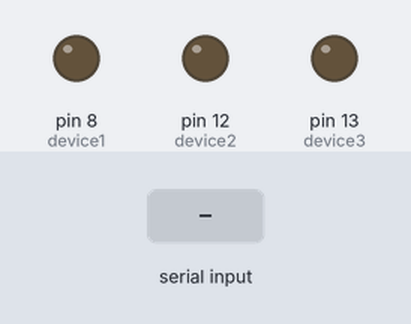
Recording of a sketch running on a simulated Arduino Uno, built with avr-gcc and run on an emulated ATmega328P. Parts: output pins drawn as LEDs (lit = HIGH). Inputs (shaded band) come from the test bench. What the sketch prints to the serial monitor is not drawn.

Above: at 1.2 s.
1.3 s: "1" received over the second serial link
At 2.2 s:
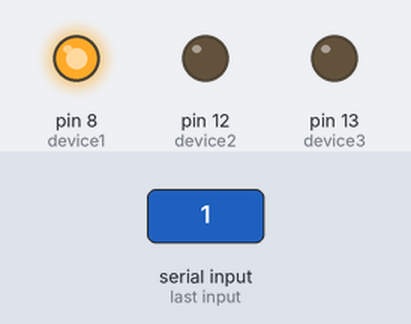
2.8 s: "2" received over the second serial link
At 3.4 s:
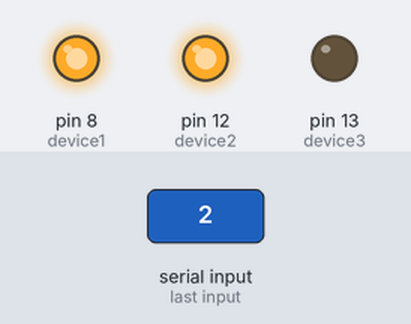
4.3 s: "1" received over the second serial link
At 5.7 s:
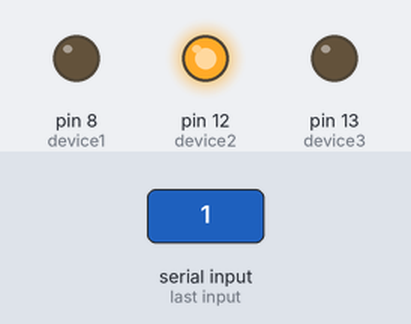
Timing chart, 0 to 7.3 s (numbered marks = the images above; inputs shaded):
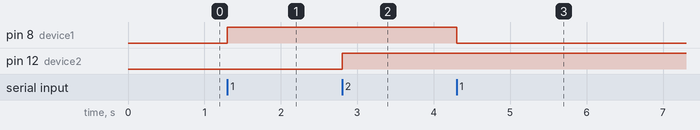

Measured:
- after the input at 1.3 s, pin 8 (device1): LOW → HIGH at once
- after the input at 2.8 s, pin 12 (device2): LOW → HIGH at once
- after the input at 4.3 s, pin 8 (device1): HIGH → LOW at once

The sketch:

controlling_box.ino
```cpp
#include <SoftwareSerial.h>
SoftwareSerial BTserial(2, 3); // TX | RX

int device1 = 8;
int device2 = 12;
int device3 = 13;

void setup(void){
  /** initialize */
  Serial.begin(9600);
  BTserial.begin(38400); // bluetooth uses baund 38400
  pinMode(device1, OUTPUT);
  pinMode(device2, OUTPUT);
  pinMode(device3, OUTPUT);
}

void loop(void){
  if(BTserial.available() > 0){
    char device = BTserial.read(); // read information from bluetooth
    Serial.print(device);

    if('1' == device) digitalWrite(device1, !digitalRead(device1)); // gate for device 1
    else if('2' == device) digitalWrite(device2, !digitalRead(device2)); // gate for device 2
    else if('3' == device) digitalWrite(device3, !digitalRead(device3)); // gate for device 3
  }
}
```
